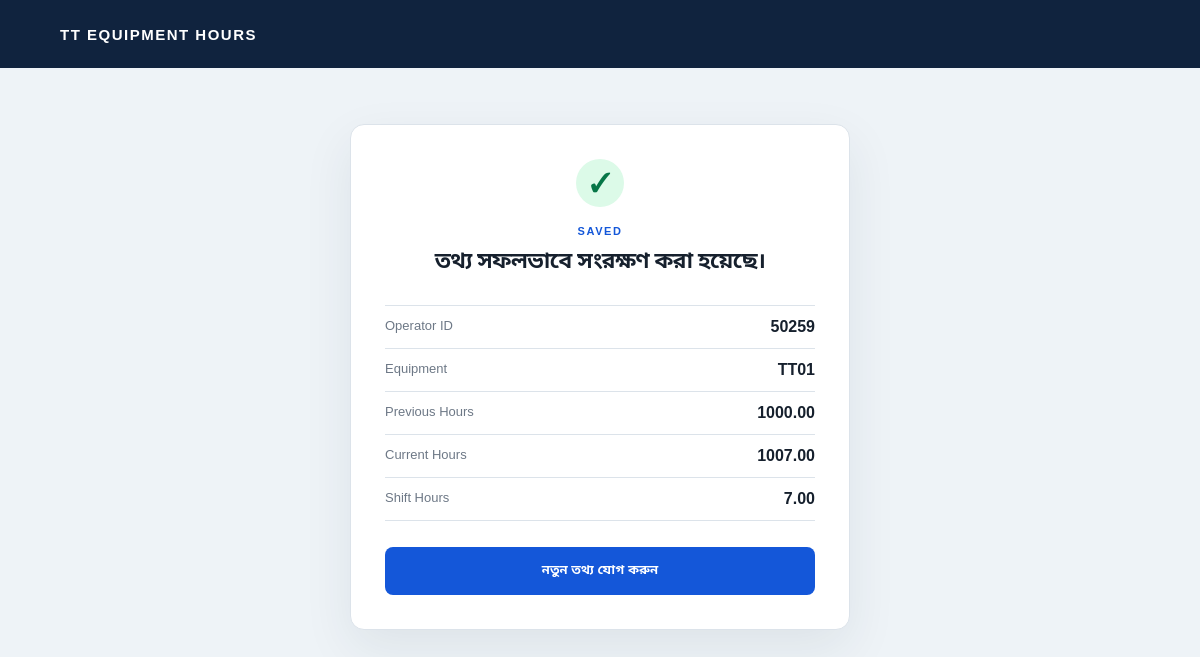
The app's page /success/1/ with its own data.
### equipment/models.py (models this page shows, shortened)
class EquipmentHourRecord(models.Model):
    operator = models.ForeignKey(
        Operator,
        on_delete=models.PROTECT,
        related_name="hour_records",
        verbose_name="Operator",
    )
    equipment = models.ForeignKey(
        Equipment,
        on_delete=models.PROTECT,
        related_name="hour_records",
        verbose_name="Equipment",
    )
    date = models.DateField("Date", default=timezone.localdate, editable=False)
    previous_hours = models.DecimalField(
        "Previous cumulative hours", max_digits=10, decimal_places=2
    )
    total_hours = models.DecimalField(
        "Total cumulative hours",
        max_digits=10,
        decimal_places=2,
        validators=[MinValueValidator(0)],
    )
    shift_hours = models.DecimalField("Shift hours", max_digits=6, decimal_places=2)
    created_at = models.DateTimeField("Created at", auto_now_add=True)
    class Meta:
        ordering = ["-created_at", "-id"]
        verbose_name = "Equipment hour record"
        verbose_name_plural = "Equipment hour records"
        constraints = [
            models.UniqueConstraint(
                fields=["operator", "equipment", "date", "total_hours"],
                name="unique_operator_equipment_day_total",
            )
        ]

class Operator(models.Model):
    operator_id = models.CharField("Operator ID", max_length=50, unique=True)
    name = models.CharField("Name", max_length=100, blank=True)
    is_active = models.BooleanField("Active", default=True)
    class Meta:
        ordering = ["operator_id"]
        verbose_name = "Operator"
        verbose_name_plural = "Operators"

class Equipment(models.Model):
    equipment_id = models.CharField("Equipment ID", max_length=10, unique=True)
    initial_hours = models.DecimalField(
        "Initial cumulative hours",
        max_digits=10,
        decimal_places=2,
        null=True,
        blank=True,
        validators=[MinValueValidator(0)],
        help_text="Required before the first reading can be submitted.",
    )
    is_active = models.BooleanField("Active", default=True)
    class Meta:
        ordering = ["equipment_id"]
        verbose_name = "Equipment"
        verbose_name_plural = "Equipment"

### equipment/views.py (the view)
# urls.py: path("success/<int:record_id>/", views.success, name="success"),
def success(request: HttpRequest, record_id: int) -> HttpResponse:
    record = get_object_or_404(
        EquipmentHourRecord.objects.select_related("operator", "equipment"),
        pk=record_id,
    )
    return render(request, "equipment/success.html", {"record": record})

### equipment/templates/equipment/success.html (shortened to what this page needs)
{% extends "equipment/base.html" %}
{% block content %}
<main class="panel success-panel">
  <div class="success-mark">✓</div>
  <p class="eyebrow">SAVED</p>
  <h1>তথ্য সফলভাবে সংরক্ষণ করা হয়েছে।</h1>
  <dl class="summary">
    <div><dt>Operator ID</dt><dd>{{ record.operator.operator_id }}</dd></div>
    <div><dt>Equipment</dt><dd>{{ record.equipment.equipment_id }}</dd></div>
    <div><dt>Previous Hours</dt><dd>{{ record.previous_hours }}</dd></div>
    <div><dt>Current Hours</dt><dd>{{ record.total_hours }}</dd></div>
    <div><dt>Shift Hours</dt><dd>{{ record.shift_hours }}</dd></div>
  </dl>
  <a class="primary-button button-link" href="{% url 'equipment:entry' %}">নতুন তথ্য যোগ করুন</a>
</main>
{% endblock %}

### equipment/static/equipment/style.css (style rules this page uses)
:root { --ink: #16202d; --muted: #6d7886; --line: #dce3ea; --surface: #ffffff; --canvas: #eef3f7; --blue: #1457d9; --blue-dark: #0e3f9f; --danger: #b42318; --success: #067647; font-family: Arial, "Noto Sans Bengali", sans-serif; }
* { box-sizing: border-box; }
body { margin: 0; background: var(--canvas); color: var(--ink); }
a { color: inherit; }
.panel { width: min(100% - 32px, 500px); margin: 56px auto; background: var(--surface); border: 1px solid var(--line); border-radius: 14px; box-shadow: 0 18px 50px rgba(29, 45, 68, .08); padding: 34px; }
.eyebrow { color: var(--blue); font-weight: 800; font-size: 11px; letter-spacing: .14em; margin: 0 0 9px; }
h1 { margin: 0; font-size: clamp(25px, 4vw, 34px); letter-spacing: -.03em; }
.primary-button, .secondary-button { display: inline-flex; justify-content: center; align-items: center; min-height: 48px; padding: 10px 18px; border-radius: 8px; font-weight: 800; font-size: 13px; text-decoration: none; cursor: pointer; }
.primary-button { width: 100%; border: 0; background: var(--blue); color: #fff; margin-top: 24px; }
.button-link { margin-top: 26px; }
.success-panel { text-align: center; }
.success-mark { width: 48px; height: 48px; line-height: 48px; margin: 0 auto 18px; border-radius: 50%; background: #dcfae8; color: var(--success); font-size: 26px; font-weight: 800; }
.success-panel h1 { font-size: 22px; line-height: 1.4; }
.summary { text-align: left; margin: 28px 0 0; border-top: 1px solid var(--line); }
.summary div { display: flex; justify-content: space-between; gap: 16px; padding: 12px 0; border-bottom: 1px solid var(--line); }
.summary dt { color: var(--muted); font-size: 13px; }
.summary dd { margin: 0; font-weight: 700; }

### records on screen
EquipmentHourRecord: operator.operator_id "50259", equipment.equipment_id "TT01", previous_hours "1000.00", total_hours "1007.00", shift_hours "7.00"
